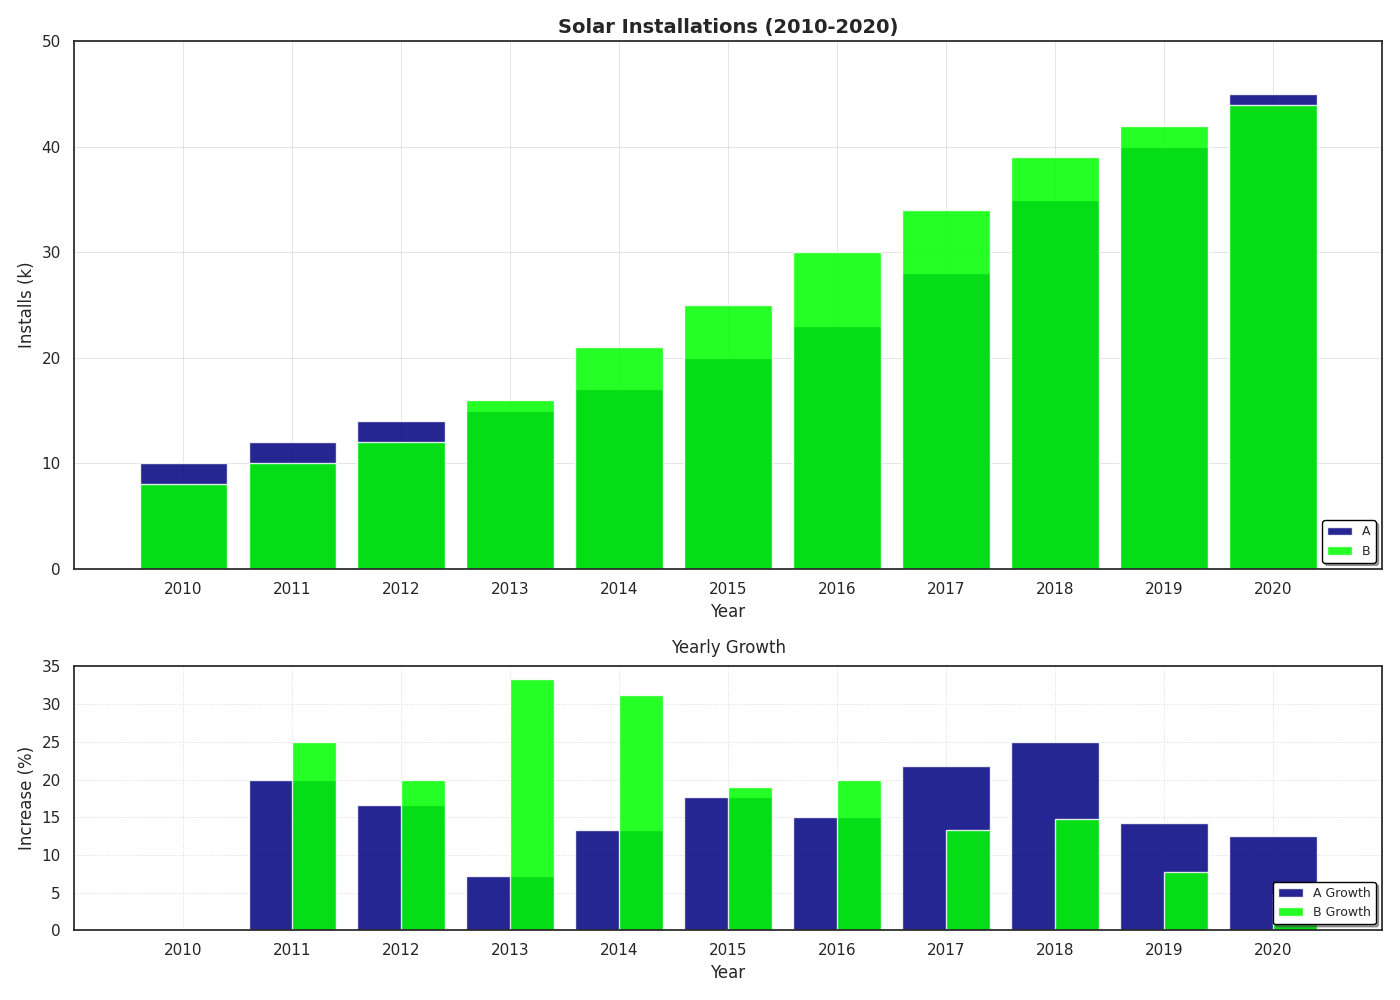

The Python source for this figure:
import numpy as np
import matplotlib.pyplot as plt

years = np.arange(2010, 2021)

installations_state_a = np.array([10, 12, 14, 15, 17, 20, 23, 28, 35, 40, 45])
installations_state_b = np.array([8, 10, 12, 16, 21, 25, 30, 34, 39, 42, 44])

def calc_percentage_increase(data):
    return np.array([0] + [((data[i] - data[i-1]) / data[i-1]) * 100 for i in range(1, len(data))])

pct_increase_a = calc_percentage_increase(installations_state_a)
pct_increase_b = calc_percentage_increase(installations_state_b)

sorted_indices_a = np.argsort(installations_state_a)
sorted_indices_b = np.argsort(installations_state_b)

sorted_years_a = years[sorted_indices_a]
sorted_years_b = years[sorted_indices_b]

sorted_installations_a = installations_state_a[sorted_indices_a]
sorted_installations_b = installations_state_b[sorted_indices_b]

sorted_pct_increase_a = pct_increase_a[sorted_indices_a]
sorted_pct_increase_b = pct_increase_b[sorted_indices_b]

fig, ax = plt.subplots(2, 1, figsize=(14, 10), gridspec_kw={'height_ratios': [2, 1]})

ax[0].bar(sorted_years_a, sorted_installations_a, label='A', color='navy', alpha=0.85)
ax[0].bar(sorted_years_b, sorted_installations_b, label='B', color='lime', alpha=0.85)

ax[0].set_title("Solar Installations (2010-2020)", fontsize=14, weight='bold')
ax[0].set_xlabel("Year", fontsize=12)
ax[0].set_ylabel("Installs (k)", fontsize=12)
ax[0].set_xticks(years)
ax[0].set_xlim(2009, 2021)
ax[0].set_ylim(0, 50)
ax[0].grid(True, linestyle='-', linewidth=0.7, alpha=0.5)
ax[0].legend(title_fontsize='11', fontsize='9', loc='lower right', shadow=True, edgecolor='black')

ax[1].bar(sorted_years_a, sorted_pct_increase_a, label='A Growth', color='navy', alpha=0.85)
ax[1].bar(sorted_years_b + 0.2, sorted_pct_increase_b, width=0.4, label='B Growth', color='lime', alpha=0.85)

ax[1].set_title("Yearly Growth", fontsize=12, pad=10)
ax[1].set_xlabel("Year", fontsize=12)
ax[1].set_ylabel("Increase (%)", fontsize=12)
ax[1].set_xticks(years)
ax[1].set_xlim(2009, 2021)
ax[1].grid(True, linestyle=':', linewidth=0.7, alpha=0.7)
ax[1].legend(title_fontsize='11', fontsize='9', loc='lower right', shadow=True, edgecolor='black')

plt.tight_layout()
plt.show()
